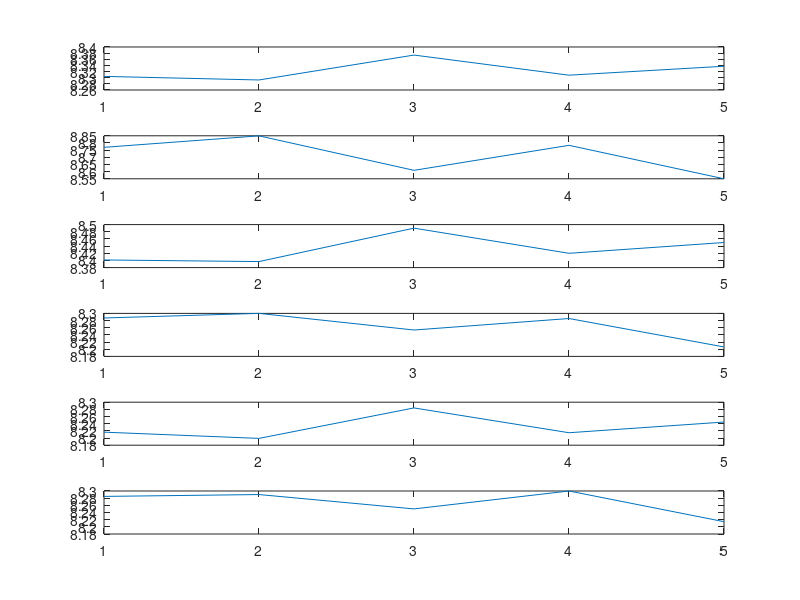

MATLAB code to generate this figure:
atomCharge=[-5.64/3 1.64 4];  
atomPair1=[1 2 3 1 1 2 2 3 3];
atomPair2=[1 2 3 2 3 3 1 1 2]; 
bondsRatio=[    0.3452    0.0447    0.0377    0.2553    0.2321    0.0851];
Length=[8.3043    8.7695    8.4013    8.2872    8.2164    8.2849
    8.2926    8.8495    8.3968    8.3000    8.1990    8.2901
    8.3737    8.6090    8.4901    8.2536    8.2840    8.2500
    8.3082    8.7835    8.4199    8.2857    8.2148    8.3000
    8.3373    8.5500    8.4500    8.2064    8.2446    8.2144];
%%
E=zeros(size(Length));

for i=1:size(Length,2)
        E(:,i)=(atomCharge(atomPair1(i))*atomCharge(atomPair2(i))./Length(:,i)')';
        
end
%%

for i=1:size(Length,1)
    weightedE(i)=sum(E(i,:).*bondsRatio);
end
weightedE

for i=1:size(Length,2)  % 6 different kinds of interactions
    subplot(size(Length,2),1,i)

    plot(Length(:,i))
end
